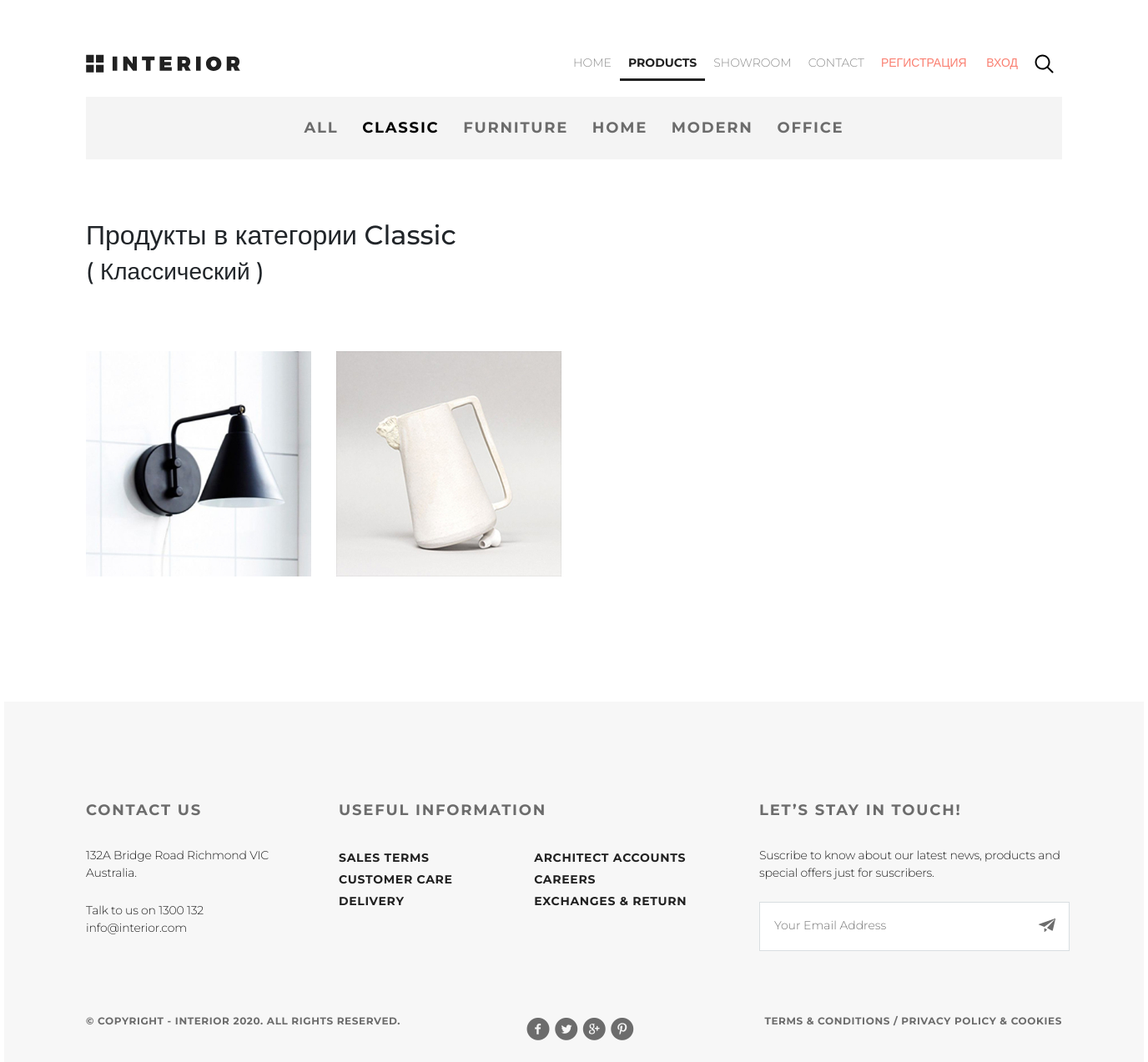
The page /category/30/catalog/ on the database its author committed.
### mainapp/models.py (models this page shows, shortened)
class ProductCategory(models.Model):
    name = models.CharField(verbose_name='имя категории', max_length=128)
    description = models.TextField(verbose_name='описание категории', blank=True)
    is_active = models.BooleanField(verbose_name='активность', default=True, db_index=True)
    modified_date = models.DateTimeField(
        verbose_name='дата изменения', auto_now=True)
    class Meta:
        verbose_name = 'Категория продукта'
        verbose_name_plural = 'Категории продуктов'
        ordering = ['-is_active', 'name']

class Product(models.Model):
    category = models.ForeignKey(ProductCategory,
                                 on_delete=models.CASCADE,
                                 verbose_name='категория продукта')
    name = models.CharField('имя продукта', max_length=128)
    image = models.ImageField(upload_to='products_images', blank=True)
    short_desc = models.CharField('краткое описание продукта', max_length=64, blank=True)
    description = models.TextField('описание продукта', blank=True)
    price = models.DecimalField('цена продукта', max_digits=8, decimal_places=2, default=0)
    quantity = models.PositiveIntegerField('количество на складе', default=0)
    is_active = models.BooleanField(verbose_name='активность', default=True, db_index=True)
    modified_date = models.DateTimeField(
        verbose_name='дата изменения', auto_now=True)
    class Meta:
        verbose_name = 'продукт'
        verbose_name_plural = 'продукты'
        ordering = ['-is_active', 'category', 'name']

### mainapp/views.py (the view)
# urls.py: path('category/<int:pk>/catalog/', mainapp.catalog, name='catalog'),
def catalog(request, pk, page=1):
    if pk == 0:
        category = {'pk': 0, 'name': 'all'}
        all_products = get_products().order_by('price')
    else:
        category = get_object_or_404(ProductCategory, pk=pk)
        all_products = get_products().filter(category=category).order_by('price')
    products_paginator = Paginator(all_products, 8)
    try:
        all_products = products_paginator.page(page)
    except PageNotAnInteger:
        all_products = products_paginator.page(1)
    except EmptyPage:
        all_products = products_paginator.page(products_paginator.num_pages)
    context = {
        'page_title': 'Catalog',
        'links_menu': LINKS_MENU,
        'products': all_products,
        'category': category,
        'featured_new_products': all_products,
    }
    return render(request, 'mainapp/catalog.html', context)

### mainapp/context_processors.py (called while the page is built)
def get_categories(request):
    if settings.LOW_CACHE:
        key = 'links_menu'
        links_menu = cache.get(key)
        if links_menu is None:
            links_menu = ProductCategory.objects.filter(is_active=True)
            cache.set(key, links_menu)
    else:
        links_menu = ProductCategory.objects.filter(is_active=True)
    return {
        'categories': links_menu
    }

### mainapp/templatetags/my_tags.py (called while the page is built)
def media_folder_products(string):
    if not string:
        string = 'products_images/default.jpg'
    return f'{settings.MEDIA_URL}{string}'

### mainapp/views.py (called while the page is built)
def get_products():
    return Product.objects.filter(is_active=True, category__is_active=True).select_related('category')

### mainapp/templates/mainapp/catalog.html (shortened to what this page needs)
{% extends 'mainapp/base.html' %}
{% load static %}
{% block container %}
    <section class="padding-site clearfix">
        {% include 'mainapp/includes/inc__main_menu.html' %}
        {% include 'mainapp/includes/inc__product_menu.html' %}
    </section>
    <section class="products padding-site clearfix">
        <h2>Продукты в категории {{ category.name|capfirst }}</h2>
        <h3>({% if category.pk == 0 %}
            Все
        {% else %}
            {{ category.description|capfirst }}
        {% endif %})</h3>
        <div class="paginator">
            <br>
        </div>
        {% include 'mainapp/includes/inc__featured_new_products.html' %}
    </section>
{% endblock %}

### mainapp/templates/mainapp/includes/inc__product_menu.html (shortened to what this page needs)
<div class="dealis-links-container clearfix">
    <ul class="dealis-links">
        <li class="dealis-links-li">
            <a href="{% url 'main:catalog' pk=0 %}" class="dealis-links-a
">
                all
            </a>
        </li>
        {% for category in categories %}
            <li class="dealis-links-li">
                <a href="{% url 'main:catalog' pk=category.pk %}" class="dealis-links-a
                    {% if request.resolver_match.kwargs.pk == category.pk %}
                    product_menu_link__active
                    {% endif %}
">
                    {{ category.name }}
                </a>
            </li>
        {% endfor %}
    </ul>
</div>

### mainapp/templates/mainapp/includes/inc__featured_new_products.html (shortened to what this page needs)
{% load static %}
{% load my_tags %}
<ul class="products_container">
    {% for product in featured_new_products %}
        <li class="products_list"><a href="{% url 'main:product_page' product.pk %}" class="products_link">
            <img src="{{ product.image|media_folder_products }}" alt="{{ product.name }}" class="products-img">
        </a></li>
    {% endfor %}
</ul>

### static/css/style.css (style rules this page uses)
* { margin: 0; padding: 0; }
html { height: 100%; }
body { height: 100%; font-family: "Montserrat", sans-serif; }
.clearfix:after { content: ""; display: table; clear: both; }
.padding-site { padding-left: 98px; padding-right: 98px; }
.slider, .products, .exclusive, .trending { margin-bottom: 120px; }
.products_container { margin-top: 40px; }
.products_list { float: left; list-style-type: none; margin: 0 30px 30px 0; position: relative; }
.products-img { width: 270px; height: 270px; }
.dealis-links-container { background-color: #f4f4f4; padding: 24px 0; margin: 29px 0 72px 0; }
.dealis-links { width: 647px; display: flex; justify-content: space-between; margin: 0 auto; }
.dealis-links .dealis-links-li { list-style: none; display: inline-block; }
.dealis-links .dealis-links-li .dealis-links-a { text-decoration: none !important; color: #6c6c6c; font-size: 18px; text-transform: uppercase; letter-spacing: 1.8px; font-weight: 700; }
.product_menu_link__active { font-weight: bold !important; color: black !important; }
.paginator { text-align: center; font-size: 20px; font-weight: bold; color: salmon; }

### rows shown on the page
ProductCategory: name "CLASSIC", name "Classic", description "Классический"
ProductCategory: name "FURNITURE"
ProductCategory: name "HOME"
ProductCategory: name "MODERN"
ProductCategory: name "OFFICE"
Product: image|media_folder_products (picture)
Product: image|media_folder_products (picture)

### other values the page prints
{{ link.name|upper }} "HOME" "PRODUCTS" "SHOWROOM" "CONTACT"
